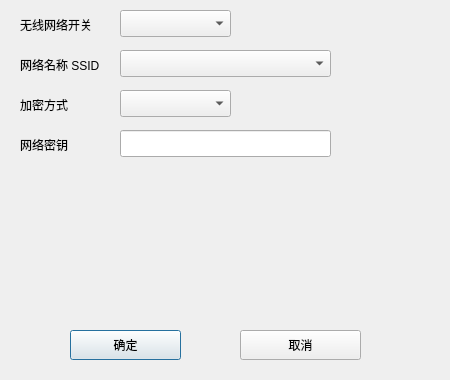
<?xml version="1.0" encoding="UTF-8"?>
<ui version="4.0">
 <class>Dlg_serv_wifi</class>
 <widget class="QDialog" name="Dlg_serv_wifi">
  <property name="geometry">
   <rect>
    <x>0</x>
    <y>0</y>
    <width>450</width>
    <height>380</height>
   </rect>
  </property>
  <property name="windowTitle">
   <string>无线网络设置</string>
  </property>
  <widget class="QComboBox" name="comboBox_2">
   <property name="geometry">
    <rect>
     <x>120</x>
     <y>10</y>
     <width>111</width>
     <height>27</height>
    </rect>
   </property>
  </widget>
  <widget class="QPushButton" name="pushButton">
   <property name="geometry">
    <rect>
     <x>70</x>
     <y>330</y>
     <width>111</width>
     <height>30</height>
    </rect>
   </property>
   <property name="text">
    <string>确定</string>
   </property>
  </widget>
  <widget class="QLabel" name="label">
   <property name="geometry">
    <rect>
     <x>20</x>
     <y>55</y>
     <width>101</width>
     <height>20</height>
    </rect>
   </property>
   <property name="text">
    <string>网络名称 SSID</string>
   </property>
  </widget>
  <widget class="QPushButton" name="pushButton_2">
   <property name="geometry">
    <rect>
     <x>240</x>
     <y>330</y>
     <width>121</width>
     <height>30</height>
    </rect>
   </property>
   <property name="text">
    <string>取消</string>
   </property>
  </widget>
  <widget class="QLabel" name="label_2">
   <property name="geometry">
    <rect>
     <x>20</x>
     <y>95</y>
     <width>68</width>
     <height>20</height>
    </rect>
   </property>
   <property name="text">
    <string>加密方式</string>
   </property>
  </widget>
  <widget class="QLineEdit" name="lineEdit_2">
   <property name="geometry">
    <rect>
     <x>120</x>
     <y>130</y>
     <width>211</width>
     <height>27</height>
    </rect>
   </property>
  </widget>
  <widget class="QLabel" name="label_3">
   <property name="geometry">
    <rect>
     <x>20</x>
     <y>135</y>
     <width>71</width>
     <height>20</height>
    </rect>
   </property>
   <property name="text">
    <string>网络密钥</string>
   </property>
  </widget>
  <widget class="QLabel" name="label_4">
   <property name="geometry">
    <rect>
     <x>20</x>
     <y>15</y>
     <width>91</width>
     <height>20</height>
    </rect>
   </property>
   <property name="text">
    <string>无线网络开关</string>
   </property>
  </widget>
  <widget class="QComboBox" name="comboBox_3">
   <property name="geometry">
    <rect>
     <x>120</x>
     <y>50</y>
     <width>211</width>
     <height>27</height>
    </rect>
   </property>
  </widget>
  <widget class="QComboBox" name="comboBox">
   <property name="geometry">
    <rect>
     <x>120</x>
     <y>90</y>
     <width>111</width>
     <height>27</height>
    </rect>
   </property>
  </widget>
 </widget>
 <resources/>
 <connections/>
</ui>
